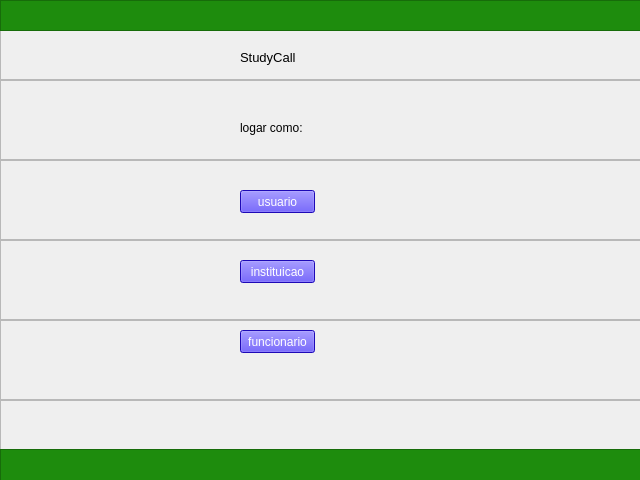
<?xml version="1.0" encoding="UTF-8"?>
<ui version="4.0">
 <class>Form</class>
 <widget class="QWidget" name="Form">
  <property name="geometry">
   <rect>
    <x>0</x>
    <y>0</y>
    <width>640</width>
    <height>480</height>
   </rect>
  </property>
  <property name="windowTitle">
   <string>Form</string>
  </property>
  <widget class="QFrame" name="frame">
   <property name="geometry">
    <rect>
     <x>0</x>
     <y>0</y>
     <width>731</width>
     <height>80</height>
    </rect>
   </property>
   <property name="frameShape">
    <enum>QFrame::StyledPanel</enum>
   </property>
   <property name="frameShadow">
    <enum>QFrame::Raised</enum>
   </property>
   <widget class="QLabel" name="label">
    <property name="geometry">
     <rect>
      <x>240</x>
      <y>50</y>
      <width>201</width>
      <height>16</height>
     </rect>
    </property>
    <property name="maximumSize">
     <size>
      <width>201</width>
      <height>16777215</height>
     </size>
    </property>
    <property name="text">
     <string>&lt;html&gt;&lt;head/&gt;&lt;body&gt;&lt;p&gt;&lt;span style=&quot; font-size:10pt;&quot;&gt;StudyCall&lt;/span&gt;&lt;/p&gt;&lt;/body&gt;&lt;/html&gt;</string>
    </property>
   </widget>
   <widget class="QFrame" name="frame_8">
    <property name="geometry">
     <rect>
      <x>0</x>
      <y>0</y>
      <width>681</width>
      <height>31</height>
     </rect>
    </property>
    <property name="styleSheet">
     <string notr="true">background-color: rgb(30, 140, 13);</string>
    </property>
    <property name="frameShape">
     <enum>QFrame::StyledPanel</enum>
    </property>
    <property name="frameShadow">
     <enum>QFrame::Raised</enum>
    </property>
   </widget>
  </widget>
  <widget class="QFrame" name="frame_2">
   <property name="geometry">
    <rect>
     <x>0</x>
     <y>80</y>
     <width>641</width>
     <height>80</height>
    </rect>
   </property>
   <property name="frameShape">
    <enum>QFrame::StyledPanel</enum>
   </property>
   <property name="frameShadow">
    <enum>QFrame::Raised</enum>
   </property>
   <widget class="QLabel" name="label_2">
    <property name="geometry">
     <rect>
      <x>240</x>
      <y>40</y>
      <width>121</width>
      <height>16</height>
     </rect>
    </property>
    <property name="text">
     <string>logar como:</string>
    </property>
   </widget>
  </widget>
  <widget class="QFrame" name="frame_3">
   <property name="geometry">
    <rect>
     <x>0</x>
     <y>160</y>
     <width>761</width>
     <height>80</height>
    </rect>
   </property>
   <property name="frameShape">
    <enum>QFrame::StyledPanel</enum>
   </property>
   <property name="frameShadow">
    <enum>QFrame::Raised</enum>
   </property>
   <widget class="QPushButton" name="usuario">
    <property name="geometry">
     <rect>
      <x>240</x>
      <y>30</y>
      <width>75</width>
      <height>23</height>
     </rect>
    </property>
    <property name="styleSheet">
     <string notr="true">background-color: rgb(40, 12, 255);
color: rgb(255, 255, 255);</string>
    </property>
    <property name="text">
     <string>usuario</string>
    </property>
   </widget>
  </widget>
  <widget class="QFrame" name="frame_4">
   <property name="geometry">
    <rect>
     <x>0</x>
     <y>240</y>
     <width>881</width>
     <height>80</height>
    </rect>
   </property>
   <property name="frameShape">
    <enum>QFrame::StyledPanel</enum>
   </property>
   <property name="frameShadow">
    <enum>QFrame::Raised</enum>
   </property>
   <widget class="QPushButton" name="instituicao">
    <property name="geometry">
     <rect>
      <x>240</x>
      <y>20</y>
      <width>75</width>
      <height>23</height>
     </rect>
    </property>
    <property name="styleSheet">
     <string notr="true">background-color: rgb(40, 12, 255);
color: rgb(255, 255, 255);</string>
    </property>
    <property name="text">
     <string>instituicao</string>
    </property>
   </widget>
  </widget>
  <widget class="QFrame" name="frame_5">
   <property name="geometry">
    <rect>
     <x>0</x>
     <y>320</y>
     <width>801</width>
     <height>80</height>
    </rect>
   </property>
   <property name="frameShape">
    <enum>QFrame::StyledPanel</enum>
   </property>
   <property name="frameShadow">
    <enum>QFrame::Raised</enum>
   </property>
   <widget class="QPushButton" name="adm">
    <property name="geometry">
     <rect>
      <x>240</x>
      <y>10</y>
      <width>75</width>
      <height>23</height>
     </rect>
    </property>
    <property name="styleSheet">
     <string notr="true">background-color: rgb(40, 12, 255);
color: rgb(255, 255, 255);</string>
    </property>
    <property name="text">
     <string>funcionario</string>
    </property>
   </widget>
  </widget>
  <widget class="QFrame" name="frame_6">
   <property name="geometry">
    <rect>
     <x>0</x>
     <y>400</y>
     <width>801</width>
     <height>80</height>
    </rect>
   </property>
   <property name="frameShape">
    <enum>QFrame::StyledPanel</enum>
   </property>
   <property name="frameShadow">
    <enum>QFrame::Raised</enum>
   </property>
   <widget class="QFrame" name="frame_7">
    <property name="geometry">
     <rect>
      <x>0</x>
      <y>49</y>
      <width>651</width>
      <height>41</height>
     </rect>
    </property>
    <property name="styleSheet">
     <string notr="true">background-color: rgb(30, 140, 13);</string>
    </property>
    <property name="frameShape">
     <enum>QFrame::StyledPanel</enum>
    </property>
    <property name="frameShadow">
     <enum>QFrame::Raised</enum>
    </property>
   </widget>
  </widget>
 </widget>
 <resources/>
 <connections/>
</ui>
